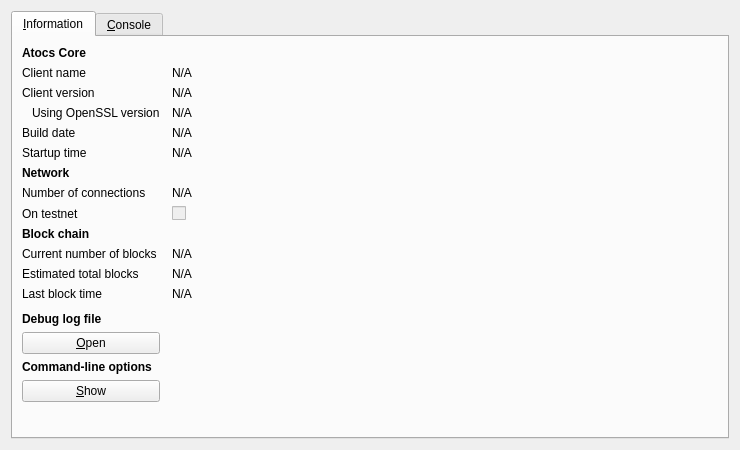
<?xml version="1.0" encoding="UTF-8"?>
<ui version="4.0">
 <class>RPCConsole</class>
 <widget class="QDialog" name="RPCConsole">
  <property name="geometry">
   <rect>
    <x>0</x>
    <y>0</y>
    <width>740</width>
    <height>450</height>
   </rect>
  </property>
  <property name="windowTitle">
   <string>Atocs - Debug window</string>
  </property>
  <layout class="QVBoxLayout" name="verticalLayout_2">
   <item>
    <widget class="QTabWidget" name="tabWidget">
     <property name="currentIndex">
      <number>0</number>
     </property>
     <widget class="QWidget" name="tab_info">
      <attribute name="title">
       <string>&amp;Information</string>
      </attribute>
      <layout class="QGridLayout" name="gridLayout" columnstretch="0,1">
       <property name="horizontalSpacing">
        <number>12</number>
       </property>
       <item row="0" column="0">
        <widget class="QLabel" name="label_9">
         <property name="font">
          <font>
           <weight>75</weight>
           <bold>true</bold>
          </font>
         </property>
         <property name="text">
          <string>Atocs Core</string>
         </property>
        </widget>
       </item>
       <item row="1" column="0">
        <widget class="QLabel" name="label_5">
         <property name="text">
          <string>Client name</string>
         </property>
        </widget>
       </item>
       <item row="1" column="1">
        <widget class="QLabel" name="clientName">
         <property name="cursor">
          <cursorShape>IBeamCursor</cursorShape>
         </property>
         <property name="text">
          <string>N/A</string>
         </property>
         <property name="textFormat">
          <enum>Qt::PlainText</enum>
         </property>
         <property name="textInteractionFlags">
          <set>Qt::LinksAccessibleByMouse|Qt::TextSelectableByKeyboard|Qt::TextSelectableByMouse</set>
         </property>
        </widget>
       </item>
       <item row="2" column="0">
        <widget class="QLabel" name="label_6">
         <property name="text">
          <string>Client version</string>
         </property>
        </widget>
       </item>
       <item row="2" column="1">
        <widget class="QLabel" name="clientVersion">
         <property name="cursor">
          <cursorShape>IBeamCursor</cursorShape>
         </property>
         <property name="text">
          <string>N/A</string>
         </property>
         <property name="textFormat">
          <enum>Qt::PlainText</enum>
         </property>
         <property name="textInteractionFlags">
          <set>Qt::LinksAccessibleByMouse|Qt::TextSelectableByKeyboard|Qt::TextSelectableByMouse</set>
         </property>
        </widget>
       </item>
       <item row="3" column="0">
        <widget class="QLabel" name="label_14">
         <property name="text">
          <string>Using OpenSSL version</string>
         </property>
         <property name="indent">
          <number>10</number>
         </property>
        </widget>
       </item>
       <item row="3" column="1">
        <widget class="QLabel" name="openSSLVersion">
         <property name="cursor">
          <cursorShape>IBeamCursor</cursorShape>
         </property>
         <property name="text">
          <string>N/A</string>
         </property>
         <property name="textFormat">
          <enum>Qt::PlainText</enum>
         </property>
         <property name="textInteractionFlags">
          <set>Qt::LinksAccessibleByMouse|Qt::TextSelectableByKeyboard|Qt::TextSelectableByMouse</set>
         </property>
        </widget>
       </item>
       <item row="4" column="0">
        <widget class="QLabel" name="label_12">
         <property name="text">
          <string>Build date</string>
         </property>
        </widget>
       </item>
       <item row="4" column="1">
        <widget class="QLabel" name="buildDate">
         <property name="cursor">
          <cursorShape>IBeamCursor</cursorShape>
         </property>
         <property name="text">
          <string>N/A</string>
         </property>
         <property name="textFormat">
          <enum>Qt::PlainText</enum>
         </property>
         <property name="textInteractionFlags">
          <set>Qt::LinksAccessibleByMouse|Qt::TextSelectableByKeyboard|Qt::TextSelectableByMouse</set>
         </property>
        </widget>
       </item>
       <item row="5" column="0">
        <widget class="QLabel" name="label_13">
         <property name="text">
          <string>Startup time</string>
         </property>
        </widget>
       </item>
       <item row="5" column="1">
        <widget class="QLabel" name="startupTime">
         <property name="cursor">
          <cursorShape>IBeamCursor</cursorShape>
         </property>
         <property name="text">
          <string>N/A</string>
         </property>
         <property name="textFormat">
          <enum>Qt::PlainText</enum>
         </property>
         <property name="textInteractionFlags">
          <set>Qt::LinksAccessibleByMouse|Qt::TextSelectableByKeyboard|Qt::TextSelectableByMouse</set>
         </property>
        </widget>
       </item>
       <item row="6" column="0">
        <widget class="QLabel" name="label_11">
         <property name="font">
          <font>
           <weight>75</weight>
           <bold>true</bold>
          </font>
         </property>
         <property name="text">
          <string>Network</string>
         </property>
        </widget>
       </item>
       <item row="7" column="0">
        <widget class="QLabel" name="label_7">
         <property name="text">
          <string>Number of connections</string>
         </property>
        </widget>
       </item>
       <item row="7" column="1">
        <widget class="QLabel" name="numberOfConnections">
         <property name="cursor">
          <cursorShape>IBeamCursor</cursorShape>
         </property>
         <property name="text">
          <string>N/A</string>
         </property>
         <property name="textFormat">
          <enum>Qt::PlainText</enum>
         </property>
         <property name="textInteractionFlags">
          <set>Qt::LinksAccessibleByMouse|Qt::TextSelectableByKeyboard|Qt::TextSelectableByMouse</set>
         </property>
        </widget>
       </item>
       <item row="8" column="0">
        <widget class="QLabel" name="label_8">
         <property name="text">
          <string>On testnet</string>
         </property>
        </widget>
       </item>
       <item row="8" column="1">
        <widget class="QCheckBox" name="isTestNet">
         <property name="enabled">
          <bool>false</bool>
         </property>
         <property name="text">
          <string/>
         </property>
        </widget>
       </item>
       <item row="9" column="0">
        <widget class="QLabel" name="label_10">
         <property name="font">
          <font>
           <weight>75</weight>
           <bold>true</bold>
          </font>
         </property>
         <property name="text">
          <string>Block chain</string>
         </property>
        </widget>
       </item>
       <item row="10" column="0">
        <widget class="QLabel" name="label_3">
         <property name="text">
          <string>Current number of blocks</string>
         </property>
        </widget>
       </item>
       <item row="10" column="1">
        <widget class="QLabel" name="numberOfBlocks">
         <property name="cursor">
          <cursorShape>IBeamCursor</cursorShape>
         </property>
         <property name="text">
          <string>N/A</string>
         </property>
         <property name="textFormat">
          <enum>Qt::PlainText</enum>
         </property>
         <property name="textInteractionFlags">
          <set>Qt::LinksAccessibleByMouse|Qt::TextSelectableByKeyboard|Qt::TextSelectableByMouse</set>
         </property>
        </widget>
       </item>
       <item row="11" column="0">
        <widget class="QLabel" name="label_4">
         <property name="text">
          <string>Estimated total blocks</string>
         </property>
        </widget>
       </item>
       <item row="11" column="1">
        <widget class="QLabel" name="totalBlocks">
         <property name="cursor">
          <cursorShape>IBeamCursor</cursorShape>
         </property>
         <property name="text">
          <string>N/A</string>
         </property>
         <property name="textFormat">
          <enum>Qt::PlainText</enum>
         </property>
         <property name="textInteractionFlags">
          <set>Qt::LinksAccessibleByMouse|Qt::TextSelectableByKeyboard|Qt::TextSelectableByMouse</set>
         </property>
        </widget>
       </item>
       <item row="12" column="0">
        <widget class="QLabel" name="label_2">
         <property name="text">
          <string>Last block time</string>
         </property>
        </widget>
       </item>
       <item row="12" column="1">
        <widget class="QLabel" name="lastBlockTime">
         <property name="cursor">
          <cursorShape>IBeamCursor</cursorShape>
         </property>
         <property name="text">
          <string>N/A</string>
         </property>
         <property name="textFormat">
          <enum>Qt::PlainText</enum>
         </property>
         <property name="textInteractionFlags">
          <set>Qt::LinksAccessibleByMouse|Qt::TextSelectableByKeyboard|Qt::TextSelectableByMouse</set>
         </property>
        </widget>
       </item>
       <item row="13" column="0">
        <spacer name="verticalSpacer_2">
         <property name="orientation">
          <enum>Qt::Vertical</enum>
         </property>
         <property name="sizeHint" stdset="0">
          <size>
           <width>20</width>
           <height>20</height>
          </size>
         </property>
        </spacer>
       </item>
       <item row="14" column="0">
        <widget class="QLabel" name="labelDebugLogfile">
         <property name="font">
          <font>
           <weight>75</weight>
           <bold>true</bold>
          </font>
         </property>
         <property name="text">
          <string>Debug log file</string>
         </property>
        </widget>
       </item>
       <item row="15" column="0">
        <widget class="QPushButton" name="openDebugLogfileButton">
         <property name="toolTip">
          <string>Open the Atocs debug log file from the current data directory. This can take a few seconds for large log files.</string>
         </property>
         <property name="text">
          <string>&amp;Open</string>
         </property>
         <property name="autoDefault">
          <bool>false</bool>
         </property>
        </widget>
       </item>
       <item row="16" column="0">
        <widget class="QLabel" name="labelCLOptions">
         <property name="font">
          <font>
           <weight>75</weight>
           <bold>true</bold>
          </font>
         </property>
         <property name="text">
          <string>Command-line options</string>
         </property>
        </widget>
       </item>
       <item row="17" column="0">
        <widget class="QPushButton" name="showCLOptionsButton">
         <property name="toolTip">
          <string>Show the Atocs-Qt help message to get a list with possible Atocs command-line options.</string>
         </property>
         <property name="text">
          <string>&amp;Show</string>
         </property>
         <property name="autoDefault">
          <bool>false</bool>
         </property>
        </widget>
       </item>
       <item row="18" column="0">
        <spacer name="verticalSpacer">
         <property name="orientation">
          <enum>Qt::Vertical</enum>
         </property>
         <property name="sizeHint" stdset="0">
          <size>
           <width>20</width>
           <height>40</height>
          </size>
         </property>
        </spacer>
       </item>
      </layout>
     </widget>
     <widget class="QWidget" name="tab_console">
      <attribute name="title">
       <string>&amp;Console</string>
      </attribute>
      <layout class="QVBoxLayout" name="verticalLayout_3">
       <property name="spacing">
        <number>3</number>
       </property>
       <item>
        <widget class="QTextEdit" name="messagesWidget">
         <property name="minimumSize">
          <size>
           <width>0</width>
           <height>100</height>
          </size>
         </property>
         <property name="readOnly">
          <bool>true</bool>
         </property>
         <property name="tabKeyNavigation" stdset="0">
          <bool>false</bool>
         </property>
         <property name="columnCount" stdset="0">
          <number>2</number>
         </property>
        </widget>
       </item>
       <item>
        <layout class="QHBoxLayout" name="horizontalLayout">
         <property name="spacing">
          <number>3</number>
         </property>
         <item>
          <widget class="QLabel" name="label">
           <property name="text">
            <string notr="true">&gt;</string>
           </property>
          </widget>
         </item>
         <item>
          <widget class="QLineEdit" name="lineEdit"/>
         </item>
         <item>
          <widget class="QPushButton" name="clearButton">
           <property name="maximumSize">
            <size>
             <width>24</width>
             <height>24</height>
            </size>
           </property>
           <property name="toolTip">
            <string>Clear console</string>
           </property>
           <property name="text">
            <string/>
           </property>
           <property name="icon">
            <iconset resource="../bitcoin.qrc">
             <normaloff>:/icons/remove</normaloff>:/icons/remove</iconset>
           </property>
           <property name="shortcut">
            <string notr="true">Ctrl+L</string>
           </property>
           <property name="autoDefault">
            <bool>false</bool>
           </property>
          </widget>
         </item>
        </layout>
       </item>
      </layout>
     </widget>
    </widget>
   </item>
  </layout>
 </widget>
 <resources>
  <include location="../bitcoin.qrc"/>
 </resources>
 <connections/>
</ui>
